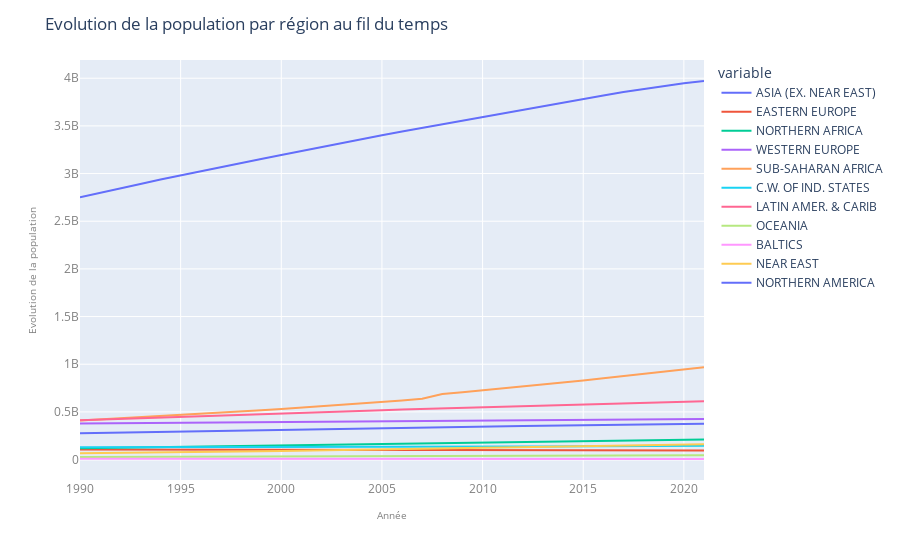

The notebook cell this image was saved under:
### Code cell
fig = go.Figure()
fig = px.line(df_gr4_sql)
fig.update_layout(title='Evolution de la population par région au fil du temps',
                  xaxis_title='Année',
                  yaxis_title='Evolution de la population',
                  title_font_family = "Open Sans",
                  title_xanchor="auto")
fig.update_yaxes(title_text="Evolution de la population",color="grey",title_font_size = 10)
fig.update_xaxes(title_text="Année",color="grey",title_font_size = 10)
fig.show()
